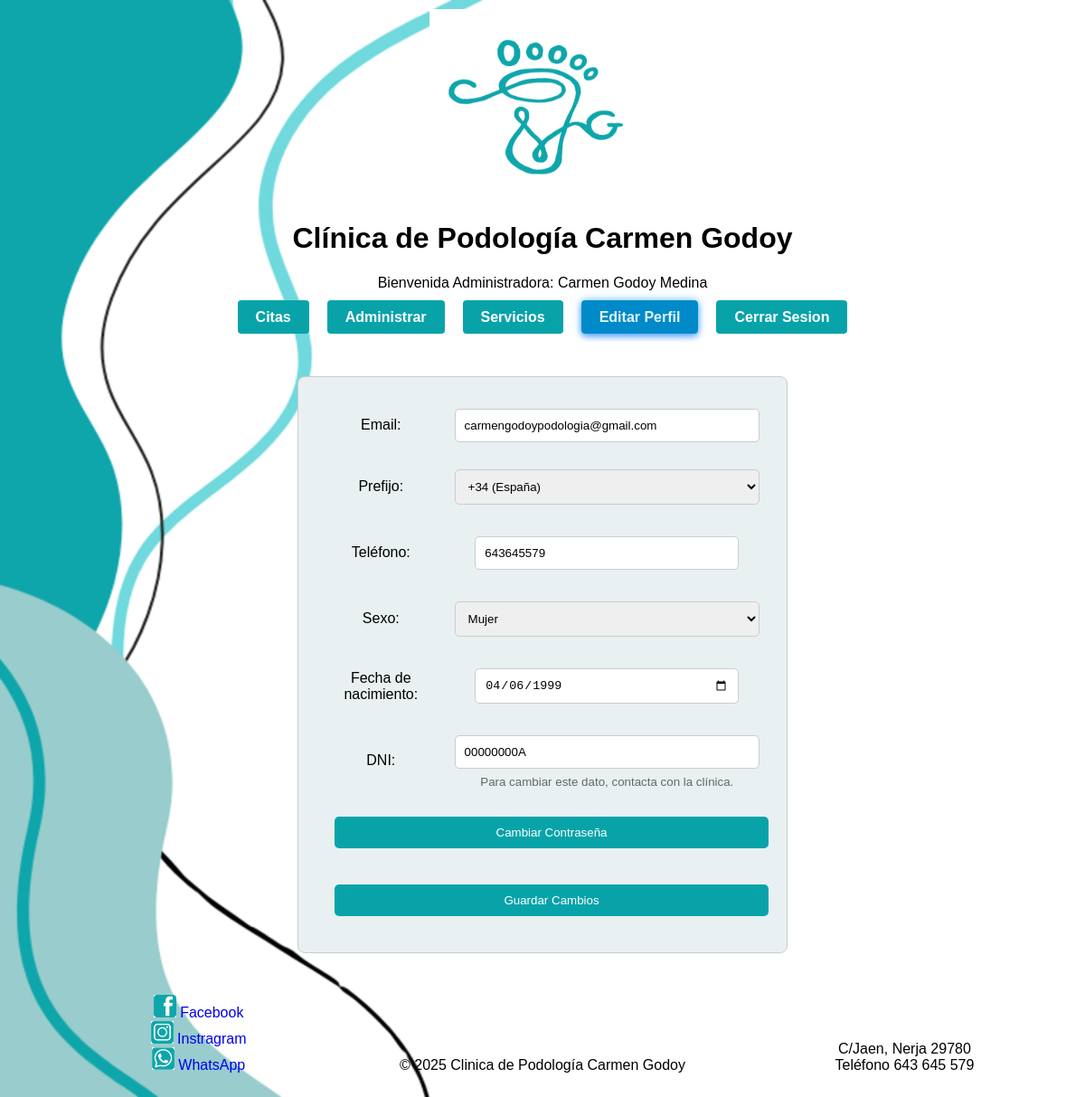
The app's page /Codigo/editar_perfil.php (signed in), older data.
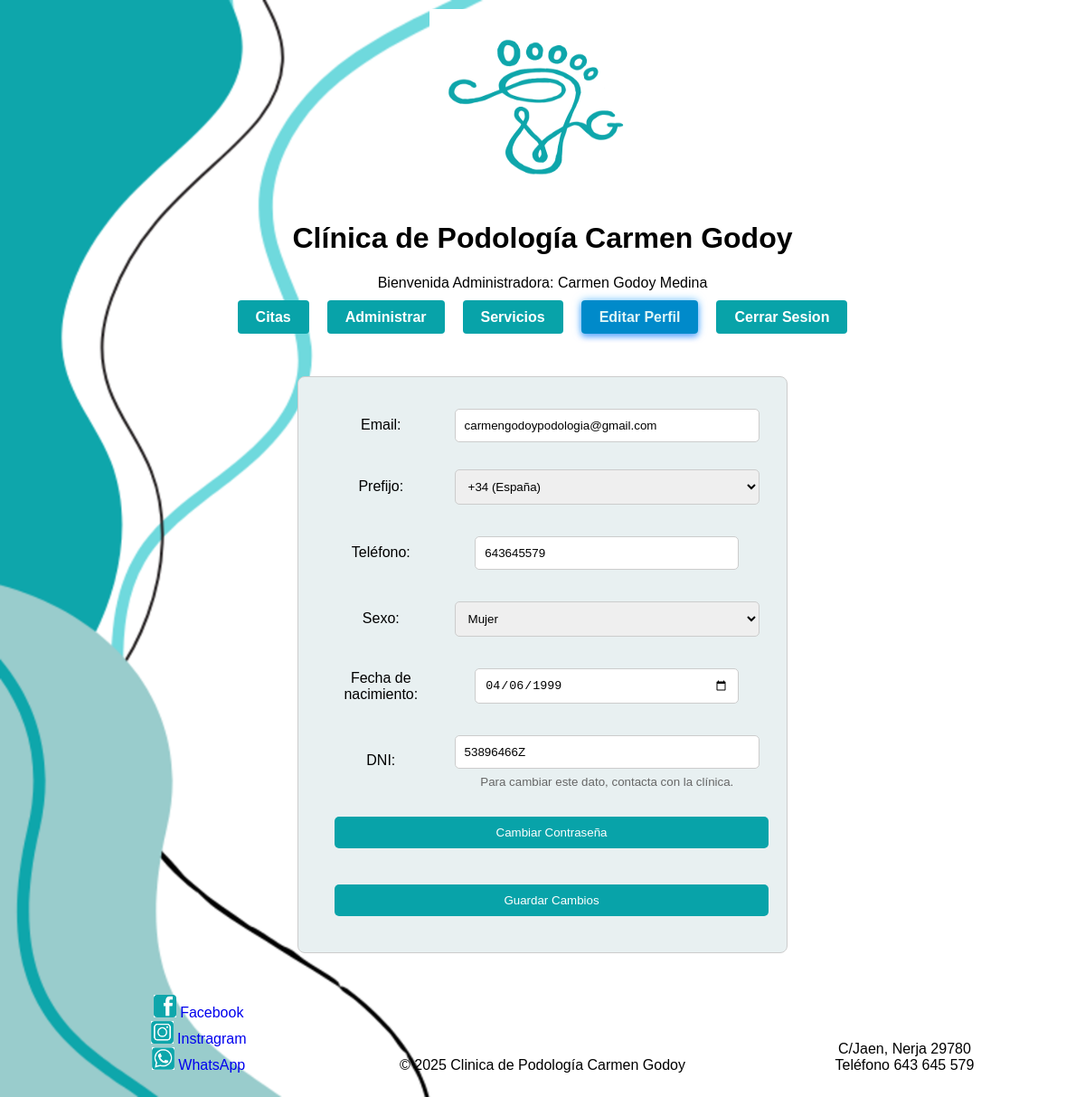
The same page, newer data.
### tables this page shows
CREATE TABLE Pacientes (
    idPacientes INT PRIMARY KEY AUTO_INCREMENT,
    nombre VARCHAR(50),
    apellido1 VARCHAR(50),
    apellido2 VARCHAR(50),
    email VARCHAR(100),
    telefono VARCHAR(30),
    fechaNacim DATE,
    sexo CHAR(1),
    dni VARCHAR(20) UNIQUE NOT NULL,
    pass VARCHAR(255),
    token_recuperacion VARCHAR(64) DEFAULT NULL,
    token_expira DATETIME DEFAULT NULL,
    idHistorial INT NOT NULL,
    FOREIGN KEY (idHistorial) REFERENCES Historial(idHistorial)
);

### Codigo/validaciones/editarPerfil/form_Edit_Perfil.php (the view, shortened to what this page needs)
<?php
require_once __DIR__ . '/../../conexion/conexion.php';
if (isset($_SESSION['idPacientes'])) {
    $idPaciente = $_SESSION['idPacientes'];
} else if (isset($_SESSION['idAdmin'])) {
    $idPaciente = $_SESSION['idAdmin'];
}
$query = "SELECT email, telefono, sexo, fechaNacim, dni, es_temporal FROM Pacientes WHERE idPacientes = ?";
$stmt = $conexion->prepare($query);
$stmt->bind_param("i", $idPaciente);
$stmt->execute();
$result = $stmt->get_result();
$pacientes = $result->fetch_assoc();
$telefonoCompleto = $pacientes['telefono'] ?? '';
preg_match('/^(\+\d+)\s*(.*)$/', $telefonoCompleto, $matches);
$extension = $matches[1] ?? '+34';
$telefono = $matches[2] ?? '';
$extensiones = [
    "+34" => "España",
    "+1" => "EE.UU.",
    "+44" => "Reino Unido",
    "+66" => "Tailandia",
    "+52" => "México",
    "+57" => "Colombia",
    "+54" => "Argentina",
    "+33" => "Francia",
    "+49" => "Alemania",
    "+39" => "Italia",
    "+81" => "Japón",
    "+82" => "Corea del Sur",
    "+86" => "China",
    "+91" => "India",
    "+7" => "Rusia",
    "+61" => "Australia",
    "+55" => "Brasil",
    "+27" => "Sudáfrica",
    "+47" => "Noruega",
    "+46" => "Suecia",
    "+48" => "Polonia",
    "+90" => "Turquía",
    "+63" => "Filipinas",
    "+64" => "Nueva Zelanda",
    "+20" => "Egipto",
    "+234" => "Nigeria",
    "+62" => "Indonesia",
    "+94" => "Sri Lanka",
    "+98" => "Irán",
    "+31" => "Países Bajos",
    "+41" => "Suiza",
    "+32" => "Bélgica",
    "+351" => "Portugal",
    "+45" => "Dinamarca",
    "+420" => "República Checa",
    "+421" => "Eslovaquia",
    "+36" => "Hungría",
    "+40" => "Rumanía",
    "+56" => "Chile",
    "+58" => "Venezuela",
    "+593" => "Ecuador",
    "+598" => "Uruguay",
    "+505" => "Nicaragua",
    "+506" => "Costa Rica",
    "+507" => "Panamá"
];
?>
<link rel="stylesheet" href="/Codigo/estilos/styleEditPerfil.css">
<link rel="stylesheet" href="/Codigo/estilos/styleColores.css">
<div id="perfil">
    <form action="/Codigo/validaciones/editarPerfil/procesar_Edit_Perfil.php" method="POST">
        <table>
            <tr>
                <td><label for="c1">Email:</label></td>
                <td><input type="email" id="c1" name="email" value="<?php echo htmlspecialchars($pacientes['email']); ?>"></td>
            </tr>
            <tr>
                <td><label for="extension">Prefijo:</label></td>
                <td>
                    <select id="extension" name="extension">
                        <?php foreach ($extensiones as $codigo => $pais) { ?>
                            <option value="<?php echo $codigo; ?>" <?php echo $extension === $codigo ? 'selected' : ''; ?>>
                                <?php echo $codigo . " (" . $pais . ")"; ?>
                            </option>
                        <?php } ?>
                    </select>
                </td>
            </tr>
            <tr>
                <td><label for="c2">Teléfono:</label></td>
                <td><input type="tel" id="c2" name="telefono" value="<?php echo htmlspecialchars($telefono); ?>"></td>
            </tr>
            <tr>
                <td><label for="c3">Sexo:</label></td>
                <td>
                    <select id="c3" name="sexo">
                        <option value="M" <?php echo $pacientes['sexo'] === 'M' ? 'selected' : ''; ?>>Mujer</option>
                    </select>
                </td>
            </tr>
            <tr>
                <td><label for="fechaNacim">Fecha de nacimiento:</label></td>
                <?php if (!isset($pacientes['fechaNacim'])) { ?>
                    <td><input type="date" name="fechaNacim" id="fechaNacim"></td>
                <?php } else { ?>
                    <td><input type="date" name="fechaNacim" id="fechaNacim" value="<?php echo htmlspecialchars($pacientes['fechaNacim']); ?>"></td>
                <?php } ?>
            </tr>
            <tr>
                <td><label for="dni">DNI:</label></td>
                <td>
                    <input type="text" name="dni" value="<?= htmlspecialchars($pacientes['dni']) ?>" readonly>
                    <small style="color:#666">Para cambiar este dato, contacta con la clínica.</small>
                </td>
            </tr>
            <tr>
                <td colspan="2">
                    <button type="button" id="btnCambiarContrasena" onclick="mostrarCambioPass()">Cambiar Contraseña</button>
                </td>
            </tr>
            <tr>
                <td colspan="2">
                    <button type="submit">Guardar Cambios</button>
                </td>
            </tr>
        </table>
    </form>
</div>
    <html>
    <head>
        <link rel="stylesheet" href="/Codigo/estilos/styleEditPerfil.css">
    </head>
    <body>
    </body>
    </html>

Row changes from the older to the newer data that the page shows:
changed pacientes "carmengodoypodologia@gmail.com": dni "00000000A" → "53896466Z"
